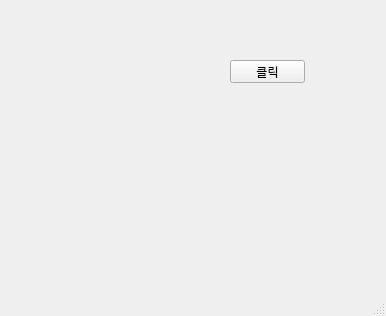
<?xml version="1.0" encoding="UTF-8"?>
<ui version="4.0">
 <class>MainWindow</class>
 <widget class="QMainWindow" name="MainWindow">
  <property name="geometry">
   <rect>
    <x>0</x>
    <y>0</y>
    <width>386</width>
    <height>316</height>
   </rect>
  </property>
  <property name="windowTitle">
   <string>MainWindow</string>
  </property>
  <widget class="QWidget" name="centralwidget">
   <widget class="QLabel" name="label">
    <property name="geometry">
     <rect>
      <x>40</x>
      <y>50</y>
      <width>56</width>
      <height>12</height>
     </rect>
    </property>
    <property name="text">
     <string/>
    </property>
   </widget>
   <widget class="QPushButton" name="pushButton">
    <property name="geometry">
     <rect>
      <x>230</x>
      <y>60</y>
      <width>75</width>
      <height>23</height>
     </rect>
    </property>
    <property name="text">
     <string>클릭</string>
    </property>
   </widget>
  </widget>
  <widget class="QMenuBar" name="menubar">
   <property name="geometry">
    <rect>
     <x>0</x>
     <y>0</y>
     <width>386</width>
     <height>21</height>
    </rect>
   </property>
  </widget>
  <widget class="QStatusBar" name="statusbar"/>
 </widget>
 <resources/>
 <connections/>
</ui>
